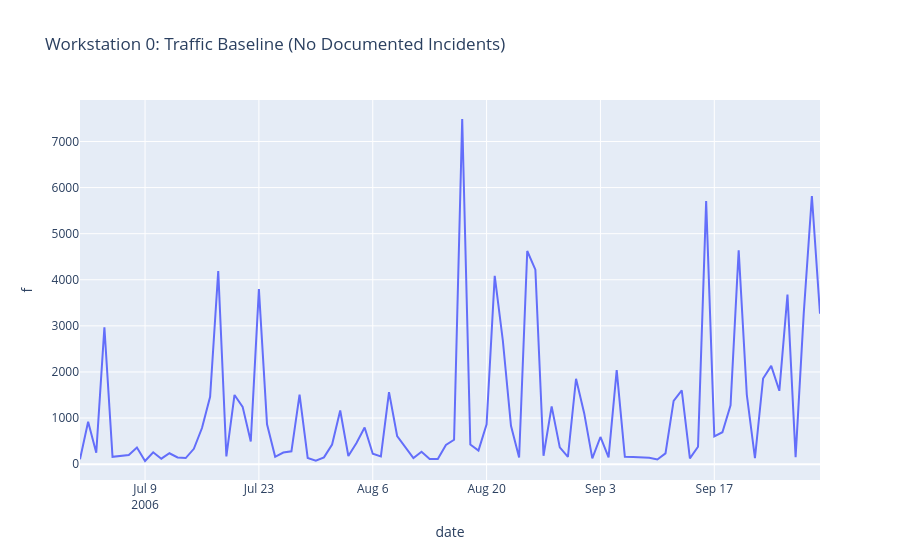
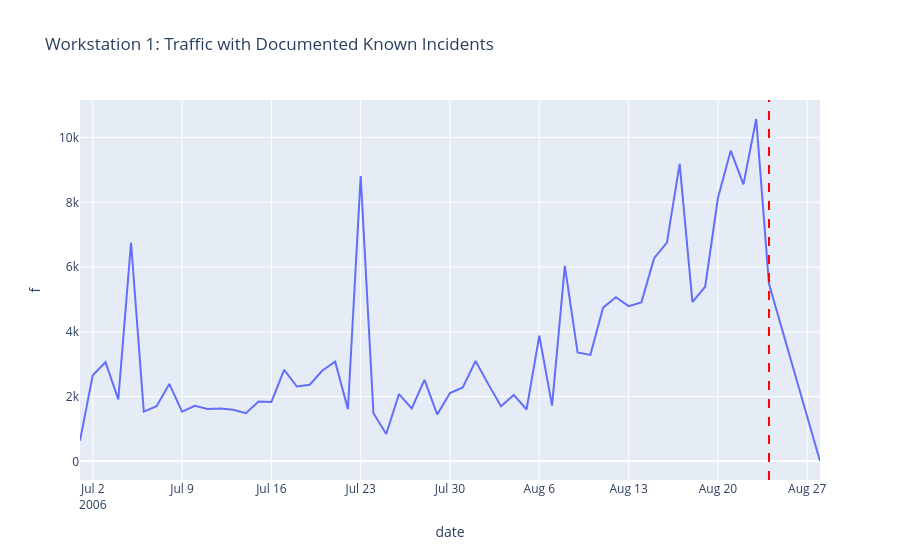
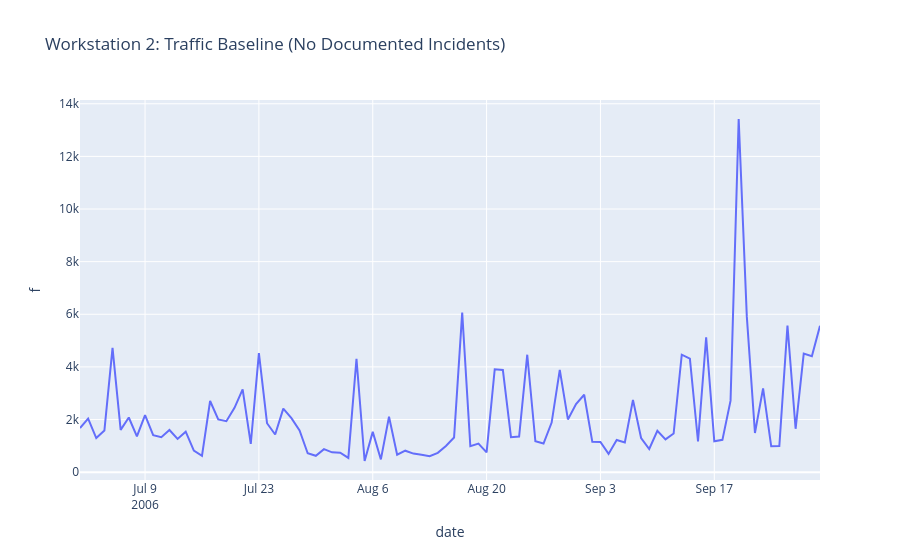
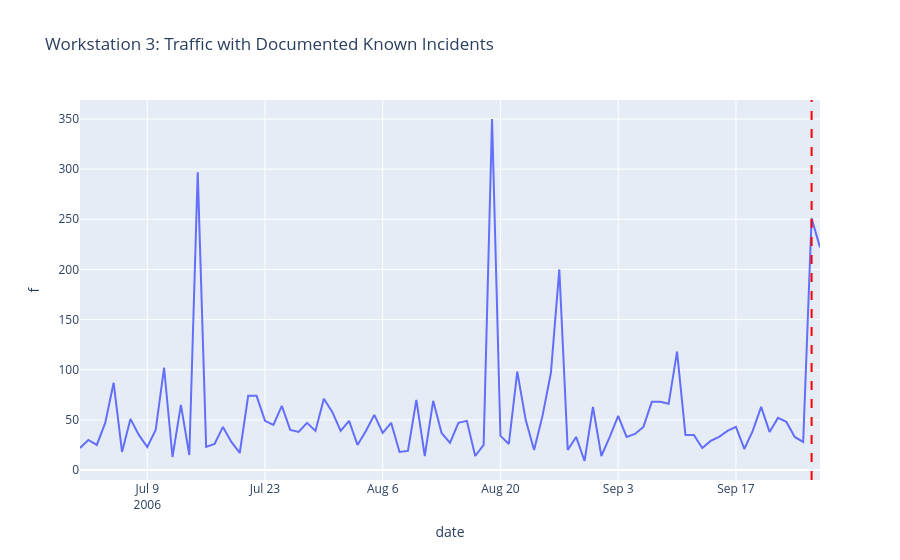

Source (notebook cell) for these figures, in order:
### Code cell
for i in range(daily_ip['l_ipn'].nunique()):
    ip_data = daily_ip[daily_ip['l_ipn'] == i]
    fig = px.line(ip_data, x='date', y='f', title=f'Workstation {i}: Traffic with Documented Known Incidents')

    incident_date = known_incidents.get(i, None)

    if incident_date is not None:
        fig.add_vline(
            x=incident_date,
            line_dash='dash',
            line_color='red'
        )
    else:
        fig.update_layout(title=f"Workstation {i}: Traffic Baseline (No Documented Incidents)")
    fig.show()
